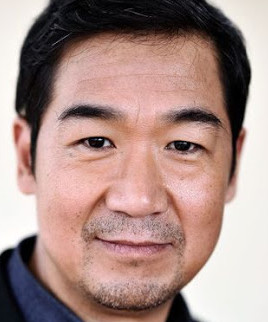
#> input picture ImageRotate/ZGL.jpg, 268 x 322 px
$ python demo.py
#> lines starting #> are read from the running program, lines starting #| are printed output that depends on the picture
import cv2


# mode:File or Folder
mode = "File"
# multi:rotate more angles or one angle
multi = True

theta_list = \
    [0, 1, 2, 3, 4, 5, 6, 7, 8, 9, 10, 11, 12, 13, 14, 15, 16, 17, 18, 19, 20,
     21, 22, 23, 24, 25, 26, 27, 28, 29, 30, 31, 32, 33, 34, 35, 36, 37, 38,
     39, 40, 41, 42, 43, 44, 45, 46, 47, 48, 49, 50, 51, 52, 53, 54, 55, 56,
     57, 58, 59, 60, 61, 62, 63, 64, 65, 66, 67, 68, 69, 70,  71, 72, 73, 74,
     75, 76, 77, 78, 79, 80, 81, 82, 83, 84, 85, 86, 87, 88, 89, 90]
theta_10 = [0, 1, 2, 3, 4, 5, 6, 7, 8, 9, 10]


def rotate_image(image, angle, center=None, scale=1.0):
    """

    :param image: image which you want to rotate
    :param angle: angle of rotate
    :param center: center of rotate
    :param scale:
    :return: image after rotate
    """
    # get size of image
    (h, w) = image.shape[:2]
    # If no rotation center is specified, the center of the image is set as the center of rotation
    if center is None:
        center = (w / 2, h / 2)
    # do rotate
    m = cv2.getRotationMatrix2D(center, angle, scale)
    rotated = cv2.warpAffine(image, m, (w, h))
    # return the image rotated
    return rotated


if mode == "File":
    img = cv2.imread("ZGL.jpg")
#> img is the input picture: shape (322, 268, 3); mean B, G, R 134.7, 140.8, 168.5
    if multi:
        for i in range(1, 31):
            img_rotate = rotate_image(img, i)
            cv2.imwrite("./Result/" + "Rotate" + str(i) + ".jpg", img_rotate)
#> this loop made 30 passes
#> pass 1, in rotate_image, `rotated = cv2.warpAffine(image, m, (w, h))`:
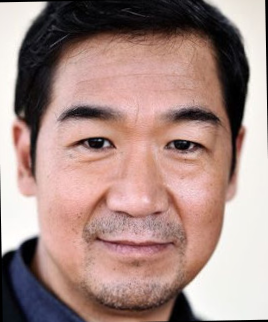
#> rotated: shape (322, 268, 3); mean B, G, R 133.1, 139.2, 166.9
#> pass 2, in rotate_image (call 2), `rotated = cv2.warpAffine(image, m, (w, h))`:
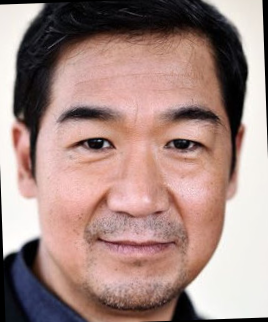
#> rotated: shape (322, 268, 3); mean B, G, R 131.6, 137.6, 165.3
#> pass 3, in rotate_image (call 3), `rotated = cv2.warpAffine(image, m, (w, h))`:
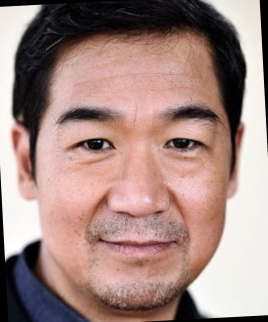
#> rotated: shape (322, 268, 3); mean B, G, R 130, 136.1, 163.8
    else:
        # put in a angle
        theta = int(input())
        img_rotate = rotate_image(img, theta)
        cv2.imshow("Rotate" + str(theta), img_rotate)
        cv2.imwrite("Result/" + "Rotate" + str(theta) + ".jpg", img_rotate)
        cv2.waitKey()

if mode == "Folder":
    pass

$ run again, with ImageRotate/Snipaste_2020-05-14_10-46-54.jpg copied over ImageRotate/ZGL.jpg
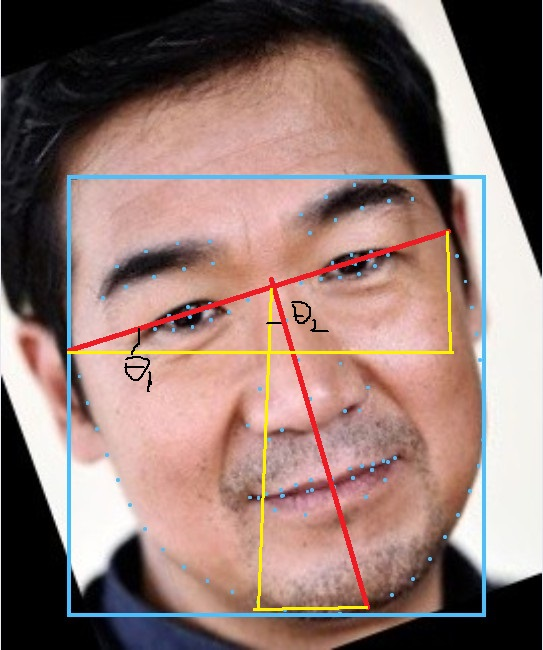
#> input picture ImageRotate/Snipaste_2020-05-14_10-46-54.jpg, 543 x 650 px
#> img is the input picture: shape (650, 543, 3); mean B, G, R 113.2, 119.4, 145.1
#> the loop `for i in range(1, 31):` made 30 passes
#> pass 1, in rotate_image, `rotated = cv2.warpAffine(image, m, (w, h))`:
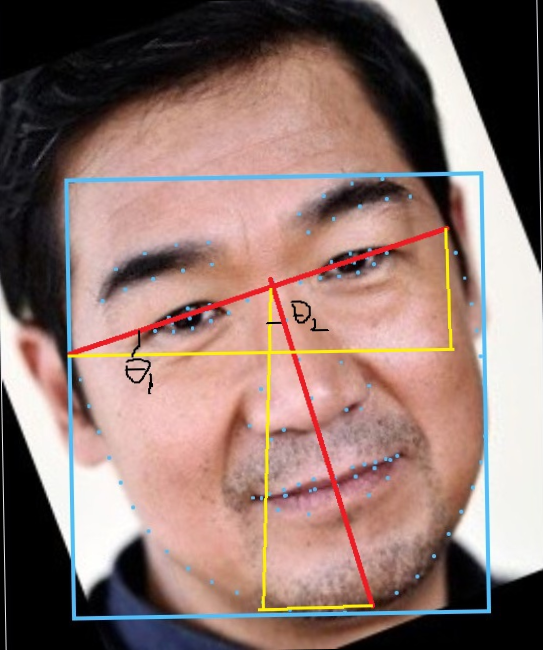
#> rotated: shape (650, 543, 3); mean B, G, R 112.4, 118.7, 144.3
#> pass 3, in rotate_image (call 3), `rotated = cv2.warpAffine(image, m, (w, h))`:
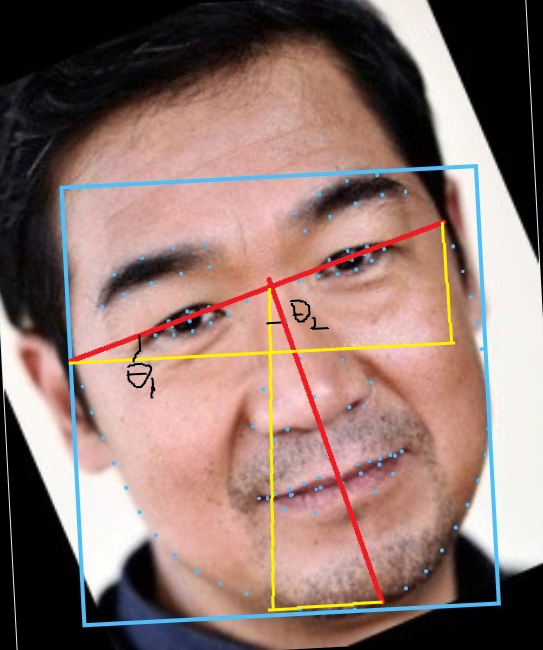
#> rotated: shape (650, 543, 3); mean B, G, R 111.3, 117.6, 143.2
